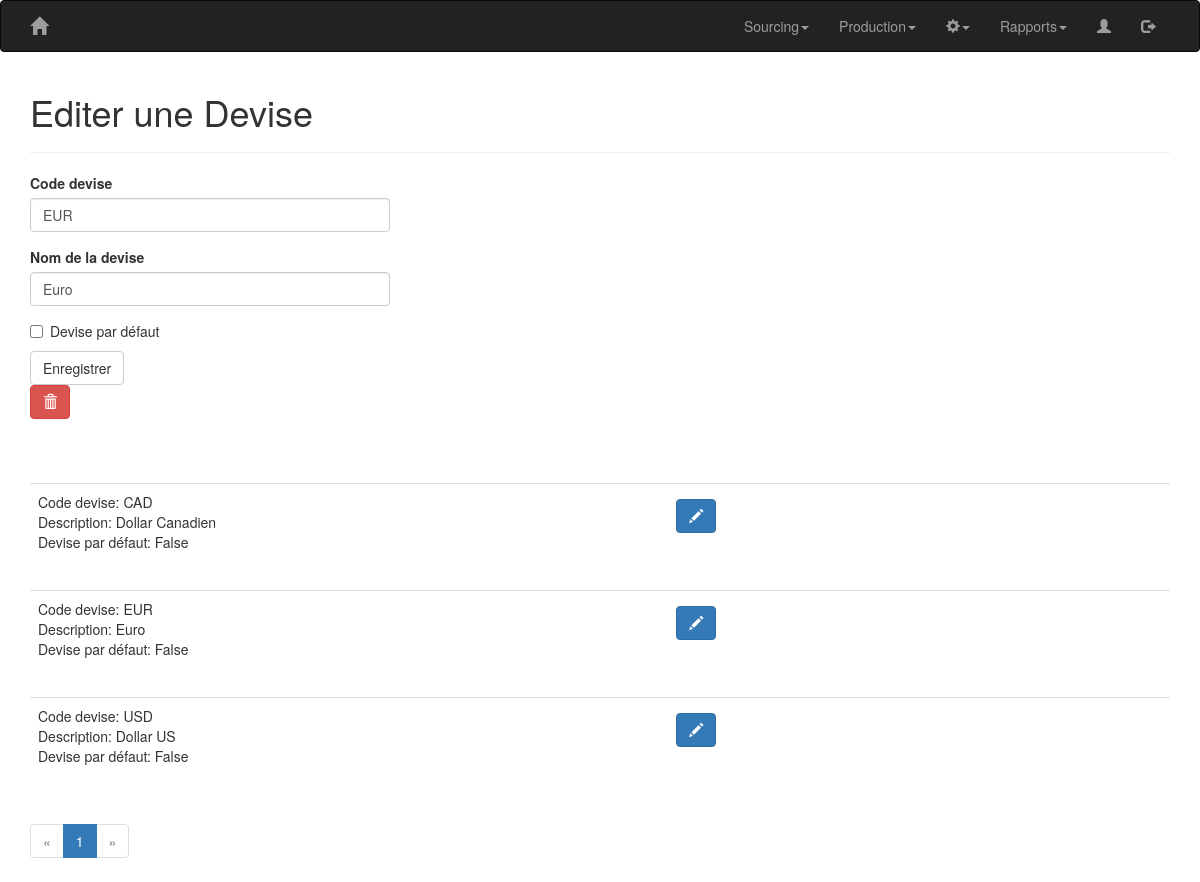
The app's page /edit_currency/4 (signed in), older data.
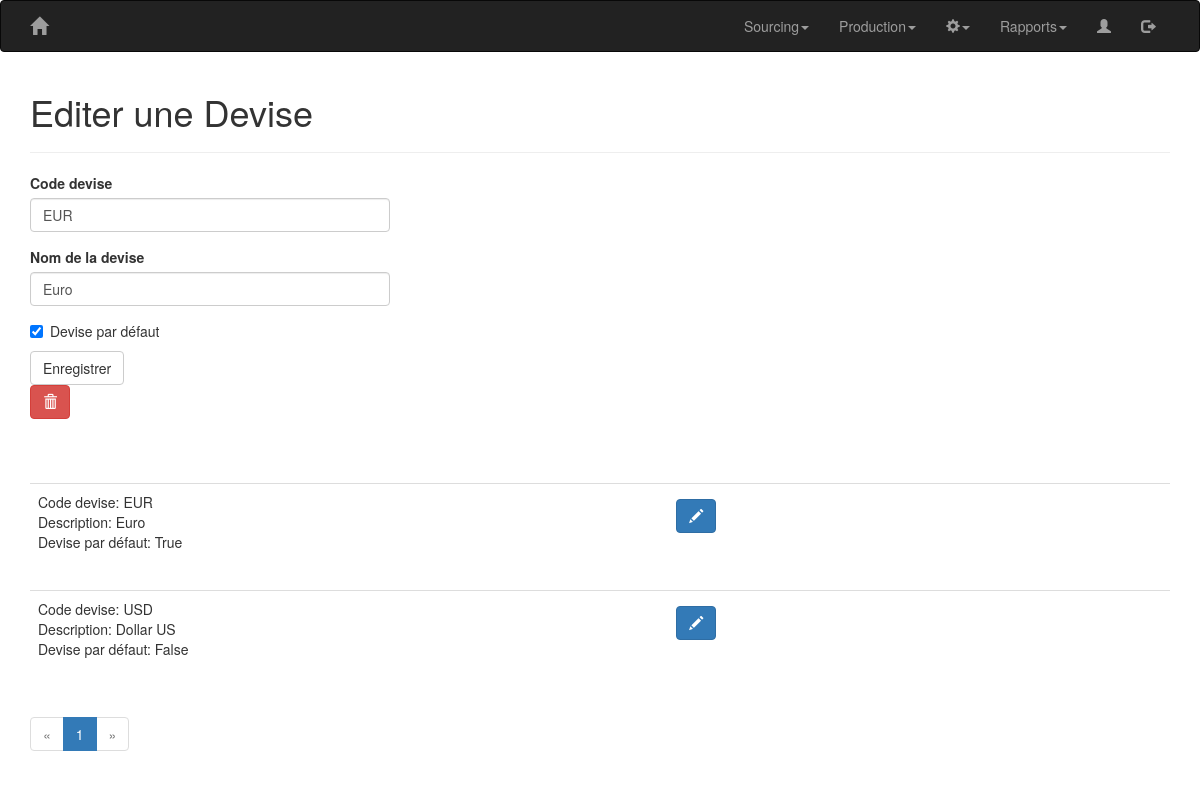
The same page, newer data.
### app/models.py (models this page shows, shortened)
class Currency(db.Model):
    id = db.Column(db.Integer, primary_key=True)
    name = db.Column(db.String(4), index=True, unique=True)
    description = db.Column(db.String(64))
    default_curr = db.Column(db.Boolean())

### app/currencies/routes.py (the view)
@bp.route('/edit_currency/<id>', methods=['GET', 'POST'])
@login_required
def edit_currency(id):
    currency = Currency.query.filter_by(id=id).first()
    form = EditCurrencyForm(currency.name)
    if form.validate_on_submit():
        currency.name = form.name.data
        currency.description = form.description.data
        currency.default_curr = form.default_curr.data
        db.session.add(currency)
        db.session.commit()
        flash('Vos modifications ont bien été enregistrées.', 'success')
        return redirect(url_for('currencies.edit_currency', id=id))
    elif request.method == 'GET':
        form.name.data = currency.name
        form.description.data = currency.description
        form.default_curr.data = currency.default_curr
    else:
        flash_errors(form)
    page = request.args.get('page', 1, type=int)
    pagination = Currency.query.order_by(Currency.name.asc()).paginate(page, current_app.config['CURRENCIES_PER_PAGE'], False)
    currencies = pagination.items
    return render_template('currencies/edit_currency.html', title='Editer une devise', form=form,
                           currencies=currencies, pagination=pagination, id=id)

### app/currencies/forms.py (shortened to what this page needs)
class EditCurrencyForm(FlaskForm):
    name = StringField('Code devise', validators=[DataRequired()])
    description = StringField('Nom de la devise')
    default_curr = BooleanField('Devise par défaut')
    submit = SubmitField('Enregistrer')
    def __init__(self, original_name, *args, **kwargs):
        super(EditCurrencyForm, self).__init__(*args, **kwargs)
        self.original_name = original_name

### app/models.py (called while the page is built)
@login.user_loader
def load_user(id):
    return User.query.get(int(id))

### app/templates/currencies/edit_currency.html
{% extends "base.html" %}
{% import 'bootstrap/wtf.html' as wtf %}
{% import "_macros.html" as macros %}
{% block app_content %}
    <h1>Editer une Devise</h1>
    <hr>
    <table class="table table-hover">
        <tr>
            <div class="row">
                <div class="col-sm-4">
                    {{ wtf.quick_form(form) }}
                    <form method="post" action="{{ url_for('currencies.delete_currency', id=id) }}"><button type="submit" class="btn btn-danger" id="delete"><span class="glyphicon glyphicon-trash"></span></button></form>
                </div>
            </div>
        </tr>
        <tr>
            <div class="col-sm-6">
                <div class="pagination">
                    {% for currency in currencies %}
                        {% include 'currencies/_currency.html' %}
                    {% endfor %}
                {{ macros.pagination_widget(pagination, 'currencies.edit_currency', id=id) }}
                </div>
            </div>
        </tr>
    </table>
{% endblock %}

### app/templates/base.html (shortened to what this page needs)
{% extends 'bootstrap/base.html' %}
{% block navbar %}
    <nav class="navbar navbar-inverse">
        <div class="container">
            <div class="navbar-header">
                <a class="navbar-brand" href="{{ url_for('main.index') }}"><span class="glyphicon glyphicon-home"></span></a>
            </div>
            <div class="collapse navbar-collapse" id="bs-example-navbar-collapse-1">
                <ul class="nav navbar-nav navbar-right">
                    {% if current_user.is_anonymous %}
                        <li><a href="{{ url_for('auth.login') }}">S&rsquo;identifier</a></li>
                    {% else %}
                    <li class="dropdown"><a href="#" class="dropdown-toggle" data-toggle="dropdown">Sourcing<b class="caret"></b></a>
                    </li>
                    <li class="dropdown"><a href="#" class="dropdown-toggle" data-toggle="dropdown">Production<b class="caret"></b></a>
                    </li>
                    <li class="dropdown"><a href="#" class="dropdown-toggle" data-toggle="dropdown"><span class="glyphicon glyphicon-cog"></span><b class="caret"></b></a>
                    </li>
                    <li class="dropdown"><a href="#" class="dropdown-toggle" data-toggle="dropdown">Rapports<b class="caret"></b></a>
                    </li>
                    <li><a href="{{ url_for('main.user', username=current_user.username) }}"><span class="glyphicon glyphicon-user"></span></a></li>
                    <li><a href="{{ url_for('auth.logout') }}"><span class="glyphicon glyphicon-log-out" alt="Log-out"></span></a></li>
                    {% endif %}
                </ul>
            </div>
        </div>
    </nav>
{% endblock %}
{% block content %}
    <div class="container">
        {% block app_content %}{% endblock %}
    </div>
{% endblock %}
{% block scripts %}
    <link rel="stylesheet" type="text/css" href="{{ url_for('static', filename='bootstrap-datetimepicker.min.css') }}" />
    <link href="https://gitcdn.github.io/bootstrap-toggle/2.2.2/css/bootstrap-toggle.min.css" rel="stylesheet">
{% endblock %}

### app/templates/_macros.html
{% macro pagination_widget(pagination, endpoint) %}
<ul class="pagination">
    <li{% if not pagination.has_prev %} class="disabled"{% endif %}>
        <a href="{% if pagination.has_prev %}{{ url_for(endpoint, page=pagination.prev_num, **kwargs) }}{% else %}#{% endif %}">
            &laquo;
        </a>
    </li>
    {% for p in pagination.iter_pages() %}
        {% if p %}
            {% if p == pagination.page %}
            <li class="active">
                <a href="{{ url_for(endpoint, page = p, **kwargs) }}">{{ p }}</a>
            </li>
            {% else %}
            <li>
                <a href="{{ url_for(endpoint, page = p, **kwargs) }}">{{ p }}</a>
            </li>
            {% endif %}
        {% else %}
        <li class="disabled"><a href="#">&hellip;</a></li>
        {% endif %}
    {% endfor %}
    <li{% if not pagination.has_next %} class="disabled"{% endif %}>
        <a href="{% if pagination.has_next %}{{ url_for(endpoint, page=pagination.next_num, **kwargs) }}{% else %}#{% endif %}">
            &raquo;
        </a>
    </li>
</ul>
{% endmacro %}

### app/templates/currencies/_currency.html
<table class="table table-hover">
    <tr>
        <td>
            <div class="row">
                <div class="col-sm-6">
                    <p>Code devise: {{ currency.name }}<br>
                    Description: {{ currency.description }}<br>
                    Devise par défaut: {{ currency.default_curr }}</p>
                </div>
                <div class="col-sm-2">
                    <div class="btn btn-block">
                        <a href="{{ url_for('currencies.edit_currency', id=currency.id) }}"><button class="btn btn-primary"><span class="glyphicon glyphicon-pencil"></span></button></a>
                    </div>
                </div>
            </div>
        </td>
    </tr>
</table>

Row changes from the older to the newer data that the page shows:
removed Currency: name "CAD", description "Dollar Canadien", default_curr "False"
changed Currency "EUR": default_curr "☐" → "☑"; default_curr "False" → "True"
